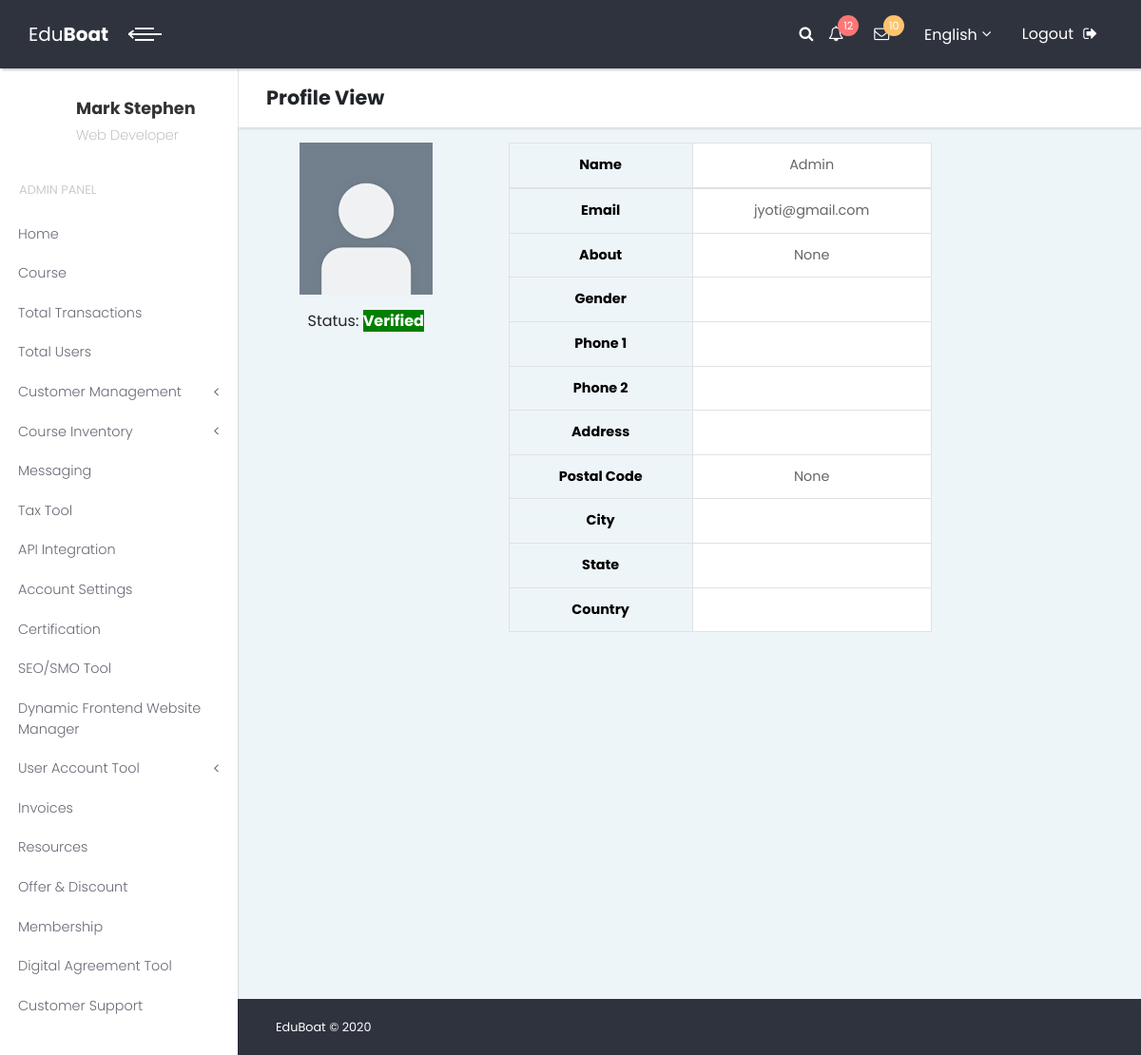
Page /customer/profile_admin/Admin on the committed database.
### multiuser/models.py (models this page shows, shortened)
class AdminProfile(models.Model):
    user = models.OneToOneField(User , on_delete=models.CASCADE,primary_key=True,related_name='admin')
    adminFullName = models.CharField(max_length=150 , blank=True)
    adminGender = models.CharField(max_length = 30 , choices =genderChoice , default="")
    adminAbout= models.TextField(blank=True , null=True)
    adminEmail = models.EmailField(max_length = 100 , blank = True)
    adminImage = models.FileField(upload_to='Admin_image/', null=True , blank=True)
    adminPhoneNo1 = PhoneNumberField(null=False, blank=False, unique=False)
    adminPhoneNo2 = PhoneNumberField(null=False, blank=False, unique=False)
    adminAddress = models.CharField(max_length= 500 , blank = True)
    adminCity = models.CharField(blank=True,max_length=50)
    adminPostalCode = models.IntegerField(blank=True,null=True)
    adminState = models.CharField(blank=True,max_length=50)
    adminCountry = models.CharField(max_length=20,blank=False,default='')
    adminStatus = models.CharField(max_length = 30 , choices = approvalChoice, default="Pending")
    adminAddedDate = models.DateTimeField(auto_now_add=True)
    @property
    def getImageURL(self):
        try:
            url = self.adminImage.url
        except:
            url = ''
        return url

### customerManagement/views.py (the view)
# urls.py: path('profile_admin/<str:username>',views.adminProfile, name = 'admin_Profile'),
def adminProfile(request , username):
    user = User.objects.get(username = username)
    admin = AdminProfile.objects.get(user = user)
    profile = 'admin'
    context = {'admin':admin,'profile':profile}
    return render(request,'crm/profile-view.html',context)

### templates/crm/profile-view.html (shortened to what this page needs)
{% load static %}
<!DOCTYPE html>
<html>
<head>
    <link rel="stylesheet" href="{% static 'vendor/bootstrap/css/bootstrap.min.css' %}">
    <link rel="stylesheet" href="https://stackpath.bootstrapcdn.com/font-awesome/4.7.0/css/font-awesome.min.css"
>
    <link rel="stylesheet" href="{% static 'css/fontastic.css' %}">
    <link rel="stylesheet" href="{% static 'css/style.default.css' %}" id="theme-stylesheet">
    <link rel="stylesheet" href="{% static 'css/custom.css' %}">
    <link rel="stylesheet" href="https://cdn.datatables.net/1.10.21/css/jquery.dataTables.min.css">
</head>
<body>
    <div class="page">
        <header class="header">
            <nav class="navbar">
                <div class="container-fluid">
                    <div class="navbar-holder d-flex align-items-center justify-content-between">
                        <div class="navbar-header">
                            <a href="index.html" class="navbar-brand d-none d-sm-inline-block">
                                <div class="brand-text d-none d-lg-inline-block"><span>Edu</span><strong>Boat</strong>
                                </div>
                            </a>
                            <a id="toggle-btn" href="#"
                                class="menu-btn active"><span></span><span></span><span></span></a>
                        </div>
                        <ul class="nav-menu list-unstyled d-flex flex-md-row align-items-md-center">
                            <li class="nav-item d-flex align-items-center"><a id="search" href="#"><i
                                        class="fa fa-search"></i></a></li>
                            <li class="nav-item dropdown"> <a id="notifications" rel="nofollow" data-target="#" href="#"
                                    data-toggle="dropdown" aria-haspopup="true" aria-expanded="false"
                                    class="nav-link"><i class="fa fa-bell-o"></i><span
                                        class="badge bg-red badge-corner">12</span></a>
                            </li>
                            <li class="nav-item dropdown"> <a id="messages" rel="nofollow" data-target="#" href="#"
                                    data-toggle="dropdown" aria-haspopup="true" aria-expanded="false"
                                    class="nav-link"><i class="fa fa-envelope-o"></i><span
                                        class="badge bg-orange badge-corner">10</span></a>
                            </li>
                            <li class="nav-item dropdown"><a id="languages" rel="nofollow" data-target="#" href="#"
                                    data-toggle="dropdown" aria-haspopup="true" aria-expanded="false"
                                    class="nav-link language dropdown-toggle"><img src=""><span
                                        class="d-none d-sm-inline-block">English</span></a>
                            </li>
                            <li class="nav-item"><a href="{% url 'logout' %}" class="nav-link logout"> <span
                                        class="d-none d-sm-inline">Logout</span><i class="fa fa-sign-out"></i></a></li>
                        </ul>
                    </div>
                </div>
            </nav>
        </header>
        <div class="page-content d-flex align-items-stretch">
            <nav class="side-navbar">
                <div class="sidebar-header d-flex align-items-center">
                    <div class="avatar"><img src="" class="img-fluid rounded-circle"></div>
                    <div class="title">
                        <h1 class="h4">Mark Stephen</h1>
                        <p>Web Developer</p>
                    </div>
                </div>
                <span class="heading">Admin Panel</span>
                 <ul class="list-unstyled">
            <li><a href="{% url 'homePage' %}">Home </a></li>
            <li><a href="{% url 'course' %}">Course </a></li>
            <li><a href="#"> Total Transactions </a></li>
            <li><a href="{% url 'user' %}">Total Users</a></li>
            <li class=""><a href="#dropdown-customer" aria-expanded="false" data-toggle="collapse">Customer Management</a>
                          </li>
            <li class=""><a href="#dropdown-user-account" aria-expanded="false" data-toggle="collapse">Course Inventory</a>
                          </li>
            <li><a href="{% url 'bulkemail' %}">Messaging</a></li>
            <li><a href="#">Tax Tool</a></li>
            <li><a href="#">API Integration</a></li>
            <li><a href="#">Account Settings</a></li>
            <li><a href="#">Certification</a></li>
            <li><a href="#">SEO/SMO Tool</a></li>
            <li><a href="#">Dynamic Frontend Website Manager</a></li>
            <li><a href="#dropdown-user-account" aria-expanded="false" data-toggle="collapse">User Account Tool </a>
            </li>
            <li><a href="#">Invoices</a></li>
            <li><a href="#">Resources</a></li>
            <li><a href="#">Offer & Discount</a></li>
            <li><a href="#">Membership</a></li>
            <li><a href="#">Digital Agreement Tool</a></li>
            <li><a href="{% url 'customer_detail' %}">Customer Support</a></li>
          </ul>
            </nav>
            <div class="content-inner">
                <header class="page-header">
                    <div class="container-fluid">
                        <h2 class="no-margin-bottom">Profile View</h2>
                    </div>
                </header>
                {% if profile == 'admin' %}
                <div class="row container table-responsive text-center ml-auto mr-auto ">
                    <div class="row">
                        <div class="col-3 m-3">
                            {% if admin.getImageURL == '' %}
                            <img src="{% static 'images/demoprofile.png' %}"
                                alt="" style="height: 10rem;">
                            {% else %}
                                <img src="{{admin.getImageURL}}"
                                alt="" style="height: 10rem;">
                            {% endif %}
                                <p class="mt-3">Status:
                                    {% if admin.adminStatus == 'Pending' %}
                                    <b style="background-color: red; color: #fff;">{{admin.adminStatus}}</b>
                                    {% elif admin.adminStatus == 'Verified' %}
                                    <b style="background-color: green; color: #fff;">{{admin.adminStatus}}</b>
                                    {% else %}
                                    <b style="background-color: grey; color: #fff;">{{admin.adminStatus}}</b>
                                    {% endif %}
                                </p>
                        </div>
                        <div class="col-6 mt-3">
                            <table class="table table-bordered">
                                <thead>
                                  <tr>
                                    <th scope="col"  style="color: rgb(0,0,0);">Name</th>
                                    <td scope="col" style="background-color: #fff;">{{admin.adminFullName}}</td>
                                  </tr>
                                </thead>
                                <tbody>
                                    <tr>
                                        <th scope="col"  style="color: rgb(0,0,0);">Email</th>
                                        <td scope="col" style="background-color: #fff;">{{admin.adminEmail}}</td>
                                      </tr>
                                    <tr>
                                        <th scope="col"  style="color: rgb(0,0,0);">About</th>
                                        <td scope="col" style="background-color: #fff;">{{admin.adminAbout}}</td>
                                      </tr>
                                    <tr>
                                        <th scope="col"  style="color: rgb(0,0,0);">Gender</th>
                                        <td scope="col" style="background-color: #fff;">{{admin.adminGender}}</td>
                                      </tr>
                                      <tr>
                                        <th scope="col"  style="color: rgb(0,0,0);">Phone 1</th>
                                        <td scope="col" style="background-color: #fff;">{{admin.adminPhoneNo1}}</td>
                                      </tr>
                                      <tr>
                                        <th scope="col"  style="color: rgb(0,0,0);">Phone 2</th>
                                        <td scope="col" style="background-color: #fff;">{{admin.adminPhoneNo2}}</td>
                                      </tr>
                                      <tr>
                                        <th scope="col"  style="color: rgb(0,0,0);">Address</th>
                                        <td scope="col" style="background-color: #fff;">{{admin.adminAddress}}</td>
                                      </tr>
                                     <tr>
                                      <tr>
                                        <th scope="col"  style="color: rgb(0,0,0);">Postal Code</th>
                                        <td scope="col" style="background-color: #fff;">{{admin.adminPostalCode}}</td>
                                      </tr>
                                     <tr>
                                        <th scope="col"  style="color: rgb(0,0,0);">City</th>
                                        <td scope="col" style="background-color: #fff;">{{admin.adminCity}}</td>
                                      </tr>
                                      <tr>
                                        <th scope="col"  style="color: rgb(0,0,0);">State</th>
                                        <td scope="col" style="background-color: #fff;">{{admin.adminState}}</td>
                                      </tr>
                                      <tr>
                                        <th scope="col"  style="color: rgb(0,0,0);">Country</th>
                                        <td scope="col" style="background-color: #fff;">{{admin.adminCountry}}</td>
                                      </tr>
                                </tbody>
                              </table>
                        </div>
                    </div>
                </div>
                {% endif %}
                <footer class="main-footer">
                    <div class="container-fluid">
                        <div class="row">
                            <div class="col-sm-6">
                                <p>EduBoat &copy; 2020</p>
                            </div>
                        </div>
                    </div>
                </footer>
            </div>
        </div>
    </div>
</body>
</html>

### rows in the picture
AdminProfile: adminStatus "Verified", adminFullName "Admin", adminEmail "jyoti@gmail.com", adminAbout "None", adminPostalCode "None"
